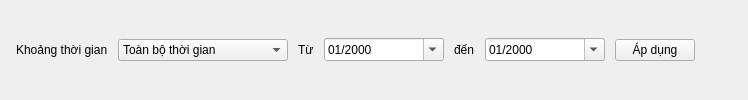
           <widget class="QFrame" name="frameFilterBar">
            <layout class="QHBoxLayout" name="horizontalLayoutFilter">
             <property name="spacing">
              <number>10</number>
             </property>
             <property name="leftMargin">
              <number>16</number>
             </property>
             <property name="topMargin">
              <number>10</number>
             </property>
             <property name="rightMargin">
              <number>16</number>
             </property>
             <property name="bottomMargin">
              <number>10</number>
             </property>
             <item>
              <widget class="QLabel" name="labelFilterTitle">
               <property name="text">
                <string>Khoảng thời gian</string>
               </property>
               <property name="role" stdset="0">
                <string notr="true">field</string>
               </property>
              </widget>
             </item>
             <item>
              <widget class="QComboBox" name="comboBoxPeriod">
               <property name="minimumSize">
                <size>
                 <width>170</width>
                 <height>0</height>
                </size>
               </property>
               <item>
                <property name="text">
                 <string>Toàn bộ thời gian</string>
                </property>
               </item>
              </widget>
             </item>
             <item>
              <widget class="QLabel" name="labelFrom">
               <property name="text">
                <string>Từ</string>
               </property>
               <property name="role" stdset="0">
                <string notr="true">muted</string>
               </property>
              </widget>
             </item>
             <item>
              <widget class="QDateEdit" name="dateEditFrom">
               <property name="displayFormat">
                <string>MM/yyyy</string>
               </property>
               <property name="calendarPopup">
                <bool>true</bool>
               </property>
               <property name="minimumSize">
                <size>
                 <width>120</width>
                 <height>0</height>
                </size>
               </property>
              </widget>
             </item>
             <item>
              <widget class="QLabel" name="labelTo">
               <property name="text">
                <string>đến</string>
               </property>
               <property name="role" stdset="0">
                <string notr="true">muted</string>
               </property>
              </widget>
             </item>
             <item>
              <widget class="QDateEdit" name="dateEditTo">
               <property name="displayFormat">
                <string>MM/yyyy</string>
               </property>
               <property name="calendarPopup">
                <bool>true</bool>
               </property>
               <property name="minimumSize">
                <size>
                 <width>120</width>
                 <height>0</height>
                </size>
               </property>
              </widget>
             </item>
             <item>
              <widget class="QPushButton" name="pushButtonApplyFilter">
               <property name="text">
                <string>Áp dụng</string>
               </property>
               <property name="cursor">
                <cursorShape>PointingHandCursor</cursorShape>
               </property>
               <property name="icon">
                <iconset>
                 <normaloff>../images/ic_check.png</normaloff>
                 ../images/ic_check.png
                </iconset>
               </property>
               <property name="iconSize">
                <size>
                 <width>18</width>
                 <height>18</height>
                </size>
               </property>
              </widget>
             </item>
             <item>
              <spacer name="horizontalSpacer_2">
               <property name="orientation">
                <enum>Qt::Horizontal</enum>
               </property>
               <property name="sizeHint" stdset="0">
                <size>
                 <width>20</width>
                 <height>20</height>
                </size>
               </property>
              </spacer>
             </item>
             <item>
              <widget class="QLabel" name="labelFilterInfo">
               <property name="text">
                <string />
               </property>
               <property name="role" stdset="0">
                <string notr="true">muted</string>
               </property>
              </widget>
             </item>
            </layout>
           </widget>
